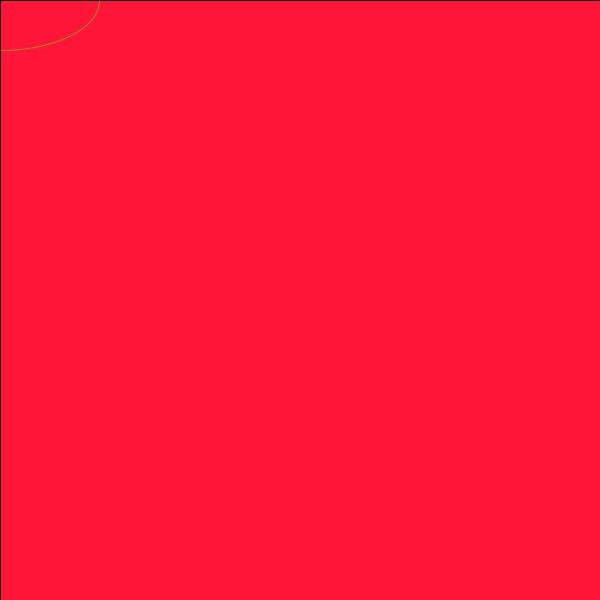
Frame 1 (no input)
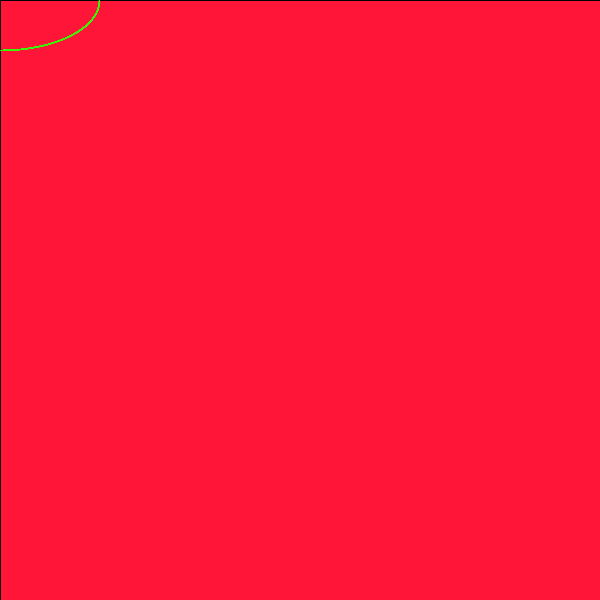
Frame 60 (the mouse pressed at the canvas centre just before this capture)
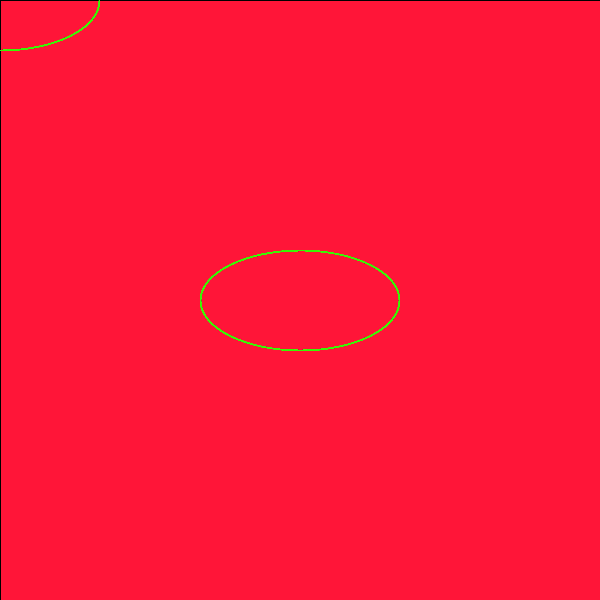
Frame 120 (the mouse held since frame 60 and released just before this capture)

The Processing sketch that drew these frames (run headless with seeded random() and noise(); from frame 60 on, the mouse is pressed at the canvas centre):

// Processing sketch: processing_84908
// ── processing_84908.pde

int three(){ return 3;}

void draw(){
  stroke(57,248,2,128);
  fill(0,0,0,0);
  ellipse(mouseX,mouseY,199,100);
}

void setup(){
  size(600,600);
  fill(255,21,56);
  rect(0,0,800,800);
}
